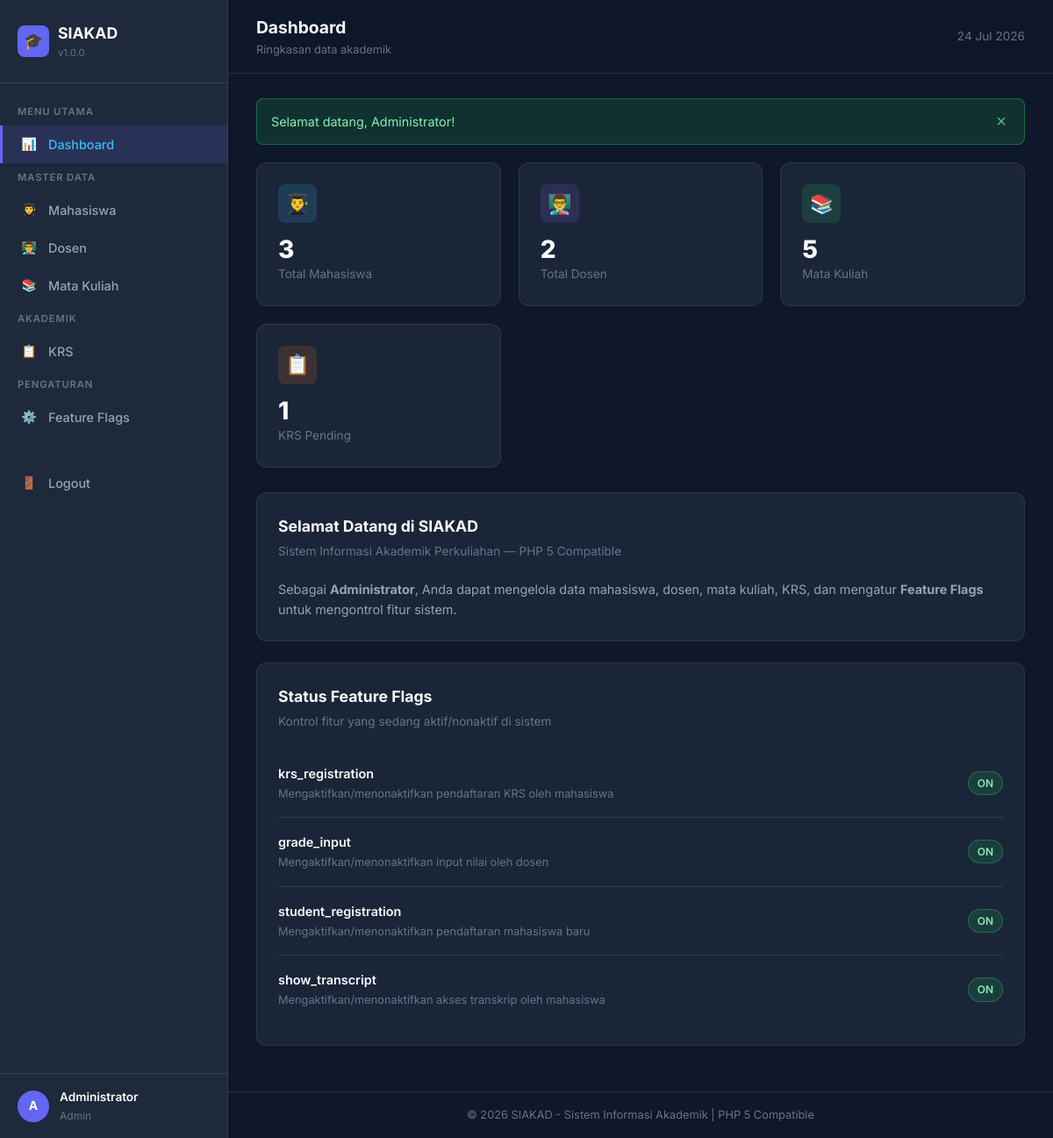
Page /index.php?page=dashboard (signed in) on the committed database.
### tables this page shows
CREATE TABLE `feature_flags` (
    `id` INT(11) NOT NULL AUTO_INCREMENT,
    `flag_name` VARCHAR(50) NOT NULL,
    `is_enabled` TINYINT(1) NOT NULL DEFAULT 1,
    `description` VARCHAR(255) DEFAULT NULL,
    PRIMARY KEY (`id`),
    UNIQUE KEY `uq_flag_name` (`flag_name`)
);

### pages/dashboard.php (the view, shortened to what this page needs)
<?php
$user_role = isset($_SESSION['user_role']) ? $_SESSION['user_role'] : '';
$total_mhs = count_rows($db_conn, 'mahasiswa', '');
$total_dsn = count_rows($db_conn, 'dosen', '');
$total_mk  = count_rows($db_conn, 'mata_kuliah', '');
$total_krs_pending = count_rows($db_conn, 'krs', "status = 'pending'");
?>
<div class="stat-grid">
    <?php if ($user_role === 'admin'): ?>
        <div class="stat-card">
            <div class="stat-icon blue">👨‍🎓</div>
            <div class="stat-value"><?php echo $total_mhs; ?></div>
            <div class="stat-label">Total Mahasiswa</div>
        </div>
        <div class="stat-card">
            <div class="stat-icon purple">👨‍🏫</div>
            <div class="stat-value"><?php echo $total_dsn; ?></div>
            <div class="stat-label">Total Dosen</div>
        </div>
        <div class="stat-card">
            <div class="stat-icon green">📚</div>
            <div class="stat-value"><?php echo $total_mk; ?></div>
            <div class="stat-label">Mata Kuliah</div>
        </div>
        <div class="stat-card">
            <div class="stat-icon orange">📋</div>
            <div class="stat-value"><?php echo $total_krs_pending; ?></div>
            <div class="stat-label">KRS Pending</div>
        </div>
    <?php endif; ?>
</div>
<div class="card">
    <div class="card-header">
        <h3>Selamat Datang di SIAKAD</h3>
        <p>Sistem Informasi Akademik Perkuliahan — PHP 5 Compatible</p>
    </div>
    <div style="color: var(--text-body); font-size: 0.9rem;">
        <?php if ($user_role === 'admin'): ?>
            <p>Sebagai <strong>Administrator</strong>, Anda dapat mengelola data mahasiswa, dosen, mata kuliah, KRS, dan mengatur <strong>Feature Flags</strong> untuk mengontrol fitur sistem.</p>
        <?php elseif ($user_role === 'dosen'): ?>
            <p>Sebagai <strong>Dosen</strong>, Anda dapat menginput nilai mahasiswa untuk mata kuliah yang Anda ampu.</p>
        <?php elseif ($user_role === 'mahasiswa'): ?>
            <p>Sebagai <strong>Mahasiswa</strong>, Anda dapat mendaftar KRS dan melihat transkrip nilai Anda.</p>
        <?php endif; ?>
    </div>
</div>
<?php if ($user_role === 'admin'): ?>
<div class="card">
    <div class="card-header">
        <h3>Status Feature Flags</h3>
        <p>Kontrol fitur yang sedang aktif/nonaktif di sistem</p>
    </div>
    <?php
    $flags = get_feature_flags($db_conn);
    foreach ($flags as $flag):
    ?>
        <div class="flag-row">
            <div class="flag-info">
                <div class="flag-name"><?php echo escape_html($flag['flag_name']); ?></div>
                <div class="flag-desc"><?php echo escape_html($flag['description']); ?></div>
            </div>
            <span class="badge <?php echo ((int)$flag['is_enabled'] === 1) ? 'badge-on' : 'badge-off'; ?>">
                <?php echo ((int)$flag['is_enabled'] === 1) ? 'ON' : 'OFF'; ?>
            </span>
        </div>
    <?php endforeach; ?>
</div>
<?php endif; ?>

### style.css (style rules this page uses)
:root { --bg-main: #0f172a; --bg-sidebar: #1e293b; --bg-card: rgba(30, 41, 59, 0.85); --bg-card-border: rgba(255, 255, 255, 0.08); --bg-input: rgba(15, 23, 42, 0.6); --primary: #6366f1; --primary-hover: #4f46e5; --primary-light: rgba(99, 102, 241, 0.15); --accent: #38bdf8; --text-heading: #f8fafc; --text-body: #94a3b8; --text-light: #cbd5e1; --text-muted: #64748b; --border-color: rgba(255, 255, 255, 0.1); --danger: #ef4444; --danger-bg: rgba(239, 68, 68, 0.15); --danger-border: rgba(239, 68, 68, 0.4); --danger-text: #fca5a5; --success: #22c55e; --success-bg: rgba(34, 197, 94, 0.15); --success-border: rgba(34, 197, 94, 0.4); --success-text: #86efac; --warning-bg: rgba(234, 179, 8, 0.15); --warning-border: rgba(234, 179, 8, 0.4); --warning-text: #fde047; --info-bg: rgba(56, 189, 248, 0.15); --info-border: rgba(56, 189, 248, 0.4); --info-text: #7dd3fc; --radius-sm: 8px; --radius-md: 12px; --radius-lg: 16px; --transition: all 0.25s cubic-bezier(0.4, 0, 0.2, 1); --sidebar-width: 260px; }
*, *::before, *::after { margin: 0; padding: 0; box-sizing: border-box; }
body { font-family: 'Inter', -apple-system, BlinkMacSystemFont, 'Segoe UI', Roboto, sans-serif; background-color: var(--bg-main); color: var(--text-body); line-height: 1.6; min-height: 100vh; }
.card { background: var(--bg-card); border: 1px solid var(--bg-card-border); border-radius: var(--radius-md); padding: 24px; margin-bottom: 24px; transition: var(--transition); }
.card-header { margin-bottom: 20px; }
.card-header h3 { font-size: 1.1rem; color: var(--text-heading); font-weight: 700; }
.card-header p { font-size: 0.85rem; color: var(--text-muted); margin-top: 4px; }
.stat-grid { display: grid; grid-template-columns: repeat(auto-fill, minmax(220px, 1fr)); gap: 20px; margin-bottom: 28px; }
.stat-card { background: var(--bg-card); border: 1px solid var(--bg-card-border); border-radius: var(--radius-md); padding: 24px; transition: var(--transition); }
.stat-card .stat-icon { width: 44px; height: 44px; border-radius: var(--radius-sm); display: flex; align-items: center; justify-content: center; font-size: 22px; margin-bottom: 16px; }
.stat-card .stat-icon.blue { background: rgba(56, 189, 248, 0.15); }
.stat-card .stat-icon.purple { background: rgba(139, 92, 246, 0.15); }
.stat-card .stat-icon.green { background: rgba(34, 197, 94, 0.15); }
.stat-card .stat-icon.orange { background: rgba(249, 115, 22, 0.15); }
.stat-card .stat-value { font-size: 1.75rem; font-weight: 800; color: var(--text-heading); line-height: 1; margin-bottom: 4px; }
.stat-card .stat-label { font-size: 0.85rem; color: var(--text-muted); }
.badge { display: inline-block; padding: 3px 10px; font-size: 0.75rem; font-weight: 600; border-radius: 20px; }
.badge-on { background: var(--success-bg); color: var(--success-text); border: 1px solid var(--success-border); }
.flag-row { display: flex; justify-content: space-between; align-items: center; padding: 16px 0; border-bottom: 1px solid var(--border-color); }
.flag-row:last-child { border-bottom: none; }
.flag-info .flag-name { font-weight: 600; color: var(--text-heading); font-size: 0.9rem; }
.flag-info .flag-desc { font-size: 0.8rem; color: var(--text-muted); margin-top: 2px; }

### rows in the picture
feature_flags: flag_name "krs_registration", description "Mengaktifkan/menonaktifkan pendaftaran KRS oleh mahasiswa", is_enabled "ON"
feature_flags: flag_name "grade_input", description "Mengaktifkan/menonaktifkan input nilai oleh dosen", is_enabled "ON"
feature_flags: flag_name "student_registration", description "Mengaktifkan/menonaktifkan pendaftaran mahasiswa baru", is_enabled "ON"
feature_flags: flag_name "show_transcript", description "Mengaktifkan/menonaktifkan akses transkrip oleh mahasiswa", is_enabled "ON"

### other values in the picture
escape_html(APP_NAME) "SIAKAD"
escape_html(APP_VERSION) "1.0.0"
escape_html($user_initial) "A"
escape_html($user_nama) "Administrator"
escape_html($user_role) "Admin"
escape_html($pt['title']) "Dashboard"
escape_html($pt['desc']) "Ringkasan data akademik"
$message "Selamat datang, Administrator!"
$total_mhs "3"
$total_dsn "2"
$total_mk "5"
$total_krs_pending "1"
